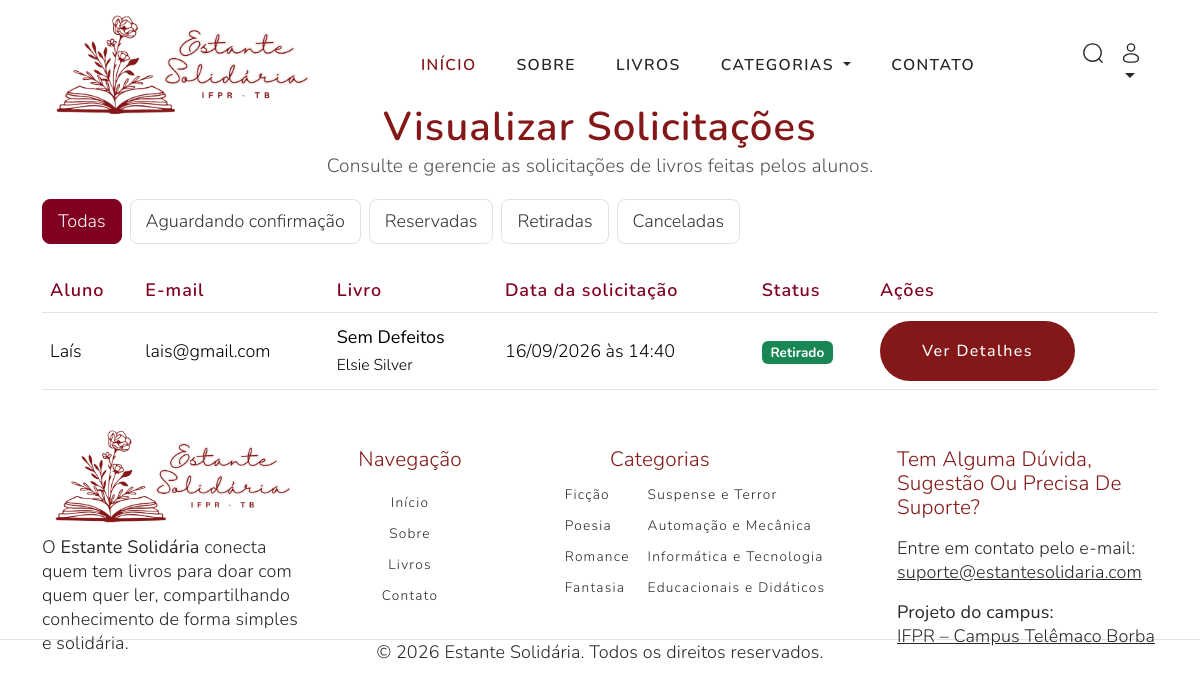
Screenshot of /visualizarSolicitacoes.php (signed in) with the database file from the repository.
### tables this page shows
CREATE TABLE `solicitacoes` (
  `idSolicitacao` int NOT NULL,
  `idLivro` int NOT NULL,
  `idExemplar` int DEFAULT NULL,
  `idUsuario` int NOT NULL,
  `dataSolicitacao` datetime DEFAULT CURRENT_TIMESTAMP,
  `status` varchar(30) NOT NULL DEFAULT 'Aguardando confirmação',
  `motivoCancelamento` varchar(255) DEFAULT NULL
);

CREATE TABLE `usuarios` (
  `idUsuario` int NOT NULL,
  `nomeUsuario` varchar(100) NOT NULL,
  `matriculaUsuario` varchar(20) NOT NULL,
  `dataNascimentoUsuario` date NOT NULL,
  `emailUsuario` varchar(100) NOT NULL,
  `senhaUsuario` varchar(255) NOT NULL,
  `tipoUsuario` varchar(20) NOT NULL
);

CREATE TABLE `livros` (
  `idLivro` int NOT NULL,
  `titulo` varchar(150) NOT NULL,
  `autor` varchar(100) NOT NULL,
  `editora` varchar(100) DEFAULT NULL,
  `anoPublicacao` year DEFAULT NULL,
  `fotoLivro` varchar(100) DEFAULT NULL,
  `categoria` varchar(100) DEFAULT NULL,
  `sinopse` text,
  `idUsuario` int NOT NULL
);

### visualizarSolicitacoes.php (the view, shortened to what this page needs)
<?php
include_once("conexaoBD.php");
$sql = "SELECT
            s.idSolicitacao,
            s.dataSolicitacao,
            s.status,
            s.motivoCancelamento,
            u.nomeUsuario,
            u.emailUsuario,
            l.titulo,
            l.autor
        FROM solicitacoes s
        INNER JOIN usuarios u
            ON s.idUsuario = u.idUsuario
        INNER JOIN livros l
            ON s.idLivro = l.idLivro
        ORDER BY s.dataSolicitacao ASC";
$resultado = mysqli_query($conn, $sql);
?>
<!DOCTYPE html>
<html lang="pt-BR">
<head>
    <link
        href="https://cdn.jsdelivr.net/npm/bootstrap@5.3.3/dist/css/bootstrap.min.css"
        rel="stylesheet"
    >
</head>
<body>
<?php include_once("header.php"); ?>
<div
    class="container"
    style="
        padding-top: 0;
        padding-bottom: 0;
        position: relative;
        top: 20px;
    "
>
    <div
        style="
            text-align: center;
            margin-bottom: 20px;
            margin-top: 0;
        "
    >
        <h1 class="titulo-solicitacoes">
            Visualizar solicitações
        </h1>
        <p class="descricao-solicitacoes">
            Consulte e gerencie as solicitações de livros feitas pelos alunos.
        </p>
    </div>
    <div class="filtro-solicitacoes">
        <button
            type="button"
            class="filtro-btn ativo"
            data-filtro="Todas"
        >
            Todas
        </button>
        <button
            type="button"
            class="filtro-btn"
            data-filtro="Aguardando confirmação"
        >
            Aguardando confirmação
        </button>
        <button
            type="button"
            class="filtro-btn"
            data-filtro="Reservado"
        >
            Reservadas
        </button>
        <button
            type="button"
            class="filtro-btn"
            data-filtro="Retirado"
        >
            Retiradas
        </button>
        <button
            type="button"
            class="filtro-btn"
            data-filtro="Cancelado"
        >
            Canceladas
        </button>
    </div>
    <div class="table-responsive">
        <table class="table table-hover align-middle tabela-solicitacoes">
            <thead>
                <tr>
                    <th>Aluno</th>
                    <th>E-mail</th>
                    <th>Livro</th>
                    <th>Data da solicitação</th>
                    <th>Status</th>
                    <th>Ações</th>
                </tr>
            </thead>
            <tbody>
                <?php if (mysqli_num_rows($resultado) > 0): ?>
                    <?php while ($solicitacao = mysqli_fetch_assoc($resultado)): ?>
                        <?php
                        $idSolicitacao = (int) $solicitacao['idSolicitacao'];
                        $status = $solicitacao['status'];
                        $dataFormatada = date(
                            'd/m/Y \à\s H\:i',
                            strtotime($solicitacao['dataSolicitacao'])
                        );
                        $tituloLivro = $solicitacao['titulo'];
                        $autorLivro = $solicitacao['autor'];
                        ?>
                        <tr
                            class="solicitacao-linha"
                            data-status="<?php echo htmlspecialchars($status); ?>"
                        >
                            <td>
                                <?php echo htmlspecialchars(
                                    $solicitacao['nomeUsuario']
                                ); ?>
                            </td>
                            <td>
                                <?php echo htmlspecialchars(
                                    $solicitacao['emailUsuario']
                                ); ?>
                            </td>
                            <td>
                                <strong>
                                    <?php echo htmlspecialchars(
                                        $tituloLivro
                                    ); ?>
                                </strong>
                                <br>
                                <small style="color: #000;">
                                    <?php echo htmlspecialchars(
                                        $autorLivro
                                    ); ?>
                                </small>
                            </td>
                            <td>
                                <?php echo $dataFormatada; ?>
                            </td>
                            <td>
                                <?php if (
                                    $status === 'Aguardando confirmação'
                                ): ?>
                                    <span class="badge text-bg-warning">
                                        Aguardando confirmação
                                    </span>
                                <?php elseif (
                                    $status === 'Reservado'
                                ): ?>
                                    <span class="badge text-bg-primary">
                                        Reservado
                                    </span>
                                <?php elseif (
                                    $status === 'Retirado'
                                ): ?>
                                    <span class="badge text-bg-success">
                                        Retirado
                                    </span>
                                <?php elseif (
                                    $status === 'Cancelado'
                                ): ?>
                                    <span class="badge text-bg-danger">
                                        Cancelado
                                    </span>
                                <?php else: ?>
                                    <span class="badge text-bg-secondary">
                                        <?php echo htmlspecialchars($status); ?>
                                    </span>
                                <?php endif; ?>
                            </td>
                            <td>
                                <button
                                    type="button"
                                    class="btn btn-sm btn-outline-dark"
                                    onclick="abrirDetalhes(
                                        <?php echo $idSolicitacao; ?>
                                    )"
                                >
                                    Ver detalhes
                                </button>
                            </td>
                        </tr>
                    <?php endwhile; ?>
                <?php endif; ?>
            </tbody>
        </table>
    </div>
</div>
</body>
</html>
<?php
include_once("footer.php");
?>

### css/style.css (style rules this page uses)
:root { --accent-color: #717171; --white-color: #fff; --black-color: #272727; --gray-color: #F3F3F3; --gray-color-200: #E3E3E3; --gray-color-300: #E0E0E0; --gray-color-500: #D0D0D0; --gray-color-800: #3A3A3A; --light-gray-color: #D2D2D2; --primary-color: #841717; --old-primary-color: #F86D72; --red-color: #C40404; --bs-body-color: #272727; --bs-secondary-color: #FFE8F0; --bs-secondary-rgb: 255, 232, 240; --bs-primary-rgb: 132, 23, 23; --bs-border-color: #E3E3E3; --bs-dropdown-link-active-bg: #F5F5F5; --light-color: #F8F8F8; --light-blue-color: #EDF1F3; --navbar-color-color: #131814; --swiper-theme-color: #4A4A4A; --swiper-pagination-color: #4A4A4A; --bs-box-shadow: 0 0.2rem 0.6rem rgba(0, 0, 0, 0.08); --bs-btn-font-size: 1rem; }
:root { --body-font : "Nunito", sans-serif; --heading-font : "Nunito", sans-serif; }
*, *::before, *::after { -webkit-box-sizing: border-box; -moz-box-sizing: border-box; box-sizing: border-box; }
html { box-sizing: border-box; }
body { font-family: var(--body-font); font-size: 18px; font-weight: 300; margin: 0; }
p { color: var(--black-color); letter-spacing: 0.01rem; line-height: normal; }
h1, h2, h3, h4, h5, h6 { font-family: var(--heading-font); text-transform: capitalize; letter-spacing: 0.03em; font-weight: 600; line-height: 115%; }
h1 { font-size: 3.9rem; }
.btn { font-weight: 500; text-transform: capitalize; letter-spacing: 0.09em; color: var(--white-color); background-color: var(--primary-color); border: none; padding: 1.125rem 2.625rem; font-size: 1rem; border-radius: 200px; cursor: pointer; }
th { font-weight: 300; letter-spacing: 0.06rem; }

### visualizarSolicitacoes.php (style rules this page uses)
.titulo-solicitacoes { color: #841717; font-size: 2.5rem; font-weight: 600; margin-top: 0; margin-bottom: 3px; }
.descricao-solicitacoes { color: #555; font-size: 1.2rem; margin-bottom: 0; }
.filtro-solicitacoes { display: flex; gap: 8px; flex-wrap: wrap; margin-bottom: 25px; }
.filtro-btn { border: 1px solid #dee2e6; background-color: white; color: #333; border-radius: 8px; padding: 8px 15px; cursor: pointer; transition: 0.2s; }
.filtro-btn.ativo { background-color: #800020; color: white; border-color: #800020; }
.tabela-solicitacoes thead th { color: #800020; font-weight: 600; }
.table-responsive { margin-bottom: 0 !important; }
.tabela-solicitacoes { margin-bottom: 0 !important; }
.container { margin-bottom: -3rem; }

### rows the page displays
solicitacoes: idUsuario.nomeUsuario "Laís", idUsuario.emailUsuario "lais@gmail.com", idLivro.titulo "Sem Defeitos", idLivro.autor "Elsie Silver", dataSolicitacao "16/09/2026 às 14:40", status "Retirado"
